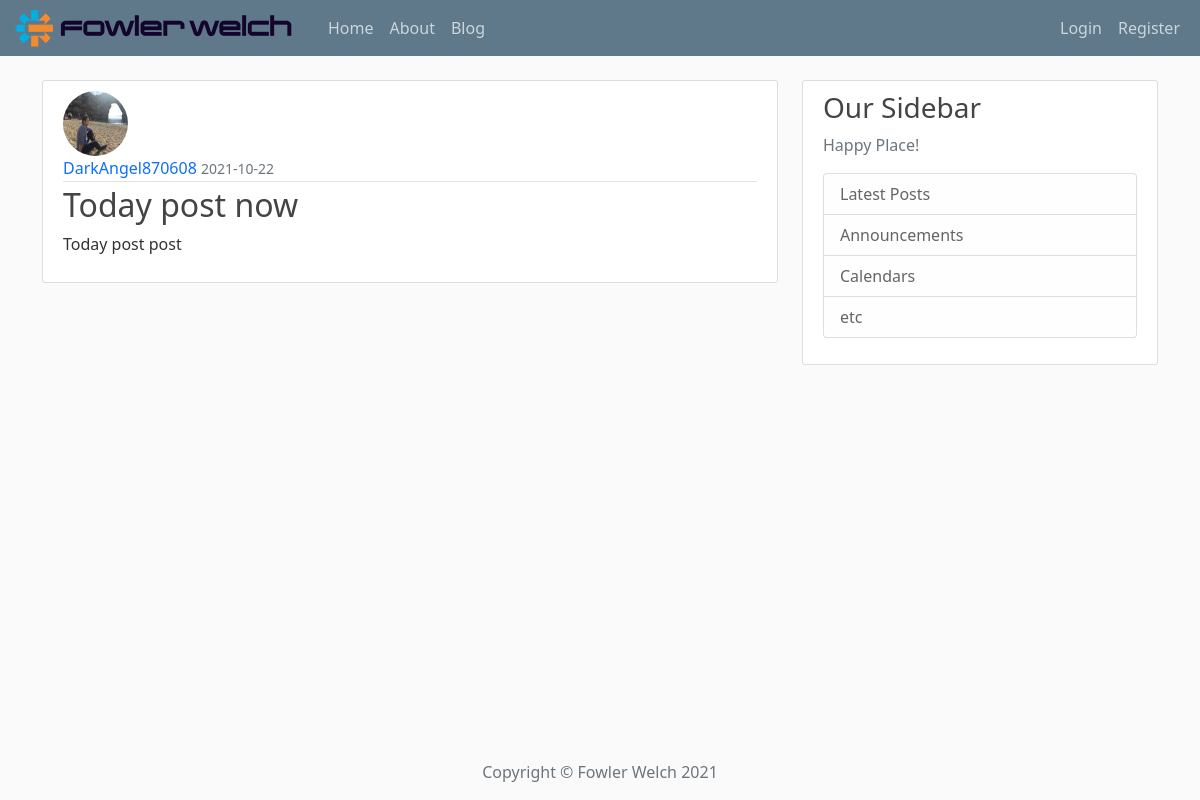
/blog, run on an earlier commit of the app's database.
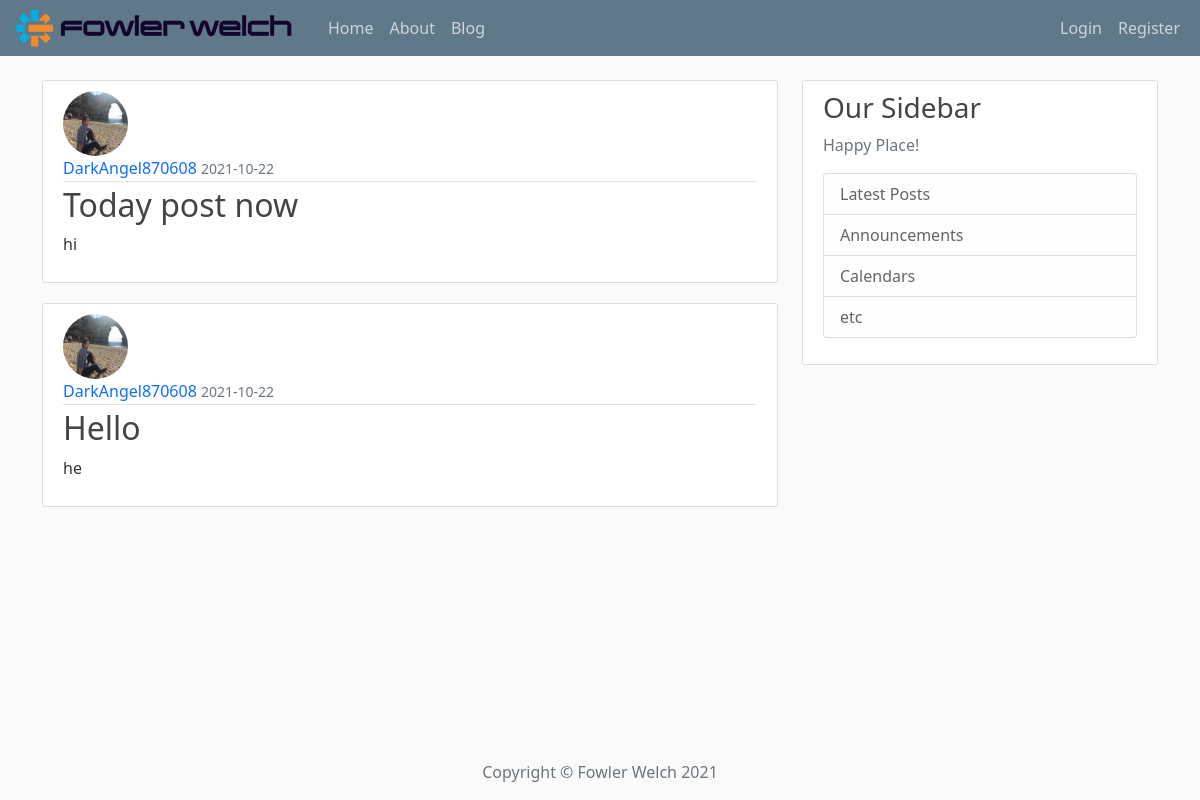
And on a later commit of the database.
### app/models.py (models this page shows, shortened)
class Post(db.Model):
    id = db.Column(db.Integer, primary_key=True)
    title = db.Column(db.String(100), nullable=False)
    date_posted = db.Column(db.DateTime, nullable=False, default=datetime.utcnow)
    content = db.Column(db.Text, nullable=False)
    user_id = db.Column(db.Integer, db.ForeignKey('user.id'), nullable=False)

class User(db.Model, UserMixin):
    id = db.Column(db.Integer, primary_key=True)
    username = db.Column(db.String(20), unique=True, nullable=False)
    email = db.Column(db.String(120), unique=True, nullable=False)
    image_file = db.Column(db.String(20), nullable=False, default='default.jpeg')
    password = db.Column(db.String(60), nullable=False)
    posts = db.relationship('Post', backref='author', lazy=True)

### app/routes.py (the view)
@app.route('/blog')
def blog():  # ☟ Put the post in HTML page
    posts = Post.query.all()
    return render_template('blog.html', posts=posts)

### app/templates/blog.html
{% extends 'client_template/base.html' %}
{% block content %}
    {% for post in posts %}
        <div>
            <article class="media content-section">
                <img class="rounded-circle article-img" src="{{ url_for('static',
                 filename='images/' + post.author.image_file) }}" alt="">
              <div class="media-body">
                <div class="article-metadata">
                  <a class="mr-2" href="#">{{ post.author.username }}</a>
                  <small class="text-muted">{{ post.date_posted.strftime('%Y-%m-%d') }}</small>
                </div>
                <h2><a class="article-title" href="{{ url_for('post',
                 post_id=post.id) }}">{{ post.title }}</a></h2>
                <p class="article-content">{{ post.content }}</p>
              </div>
            </article>
        </div>
    {% endfor %}
{% endblock content %}

### app/templates/client_template/base.html (shortened to what this page needs)
<!doctype html>
<html lang="en">
<head>
    <link href="https://cdn.jsdelivr.net/npm/bootstrap@5.0.2/dist/css/bootstrap.min.css"
          rel="stylesheet"
>
    <link rel="stylesheet" type="text/css" href="{{ url_for('static', filename='/css/main.css') }}">
</head>
<body>
    {% include 'client_template/navbar.html' %}
    <main role="main" class="container">
      <div class="row">
        <div class="col-md-8">
            {% block content %}{% endblock %}
        </div>
        <div class="col-md-4">
          <div class="content-section">
            <h3>Our Sidebar</h3>
            <p class='text-muted'>Happy Place!
              <ul class="list-group">
                <li class="list-group-item list-group-item-light">Latest Posts</li>
                <li class="list-group-item list-group-item-light">Announcements</li>
                <li class="list-group-item list-group-item-light">Calendars</li>
                <li class="list-group-item list-group-item-light">etc</li>
              </ul>
            </p>
          </div>
        </div>
      </div>
    </main>
    {% include 'client_template/footer.html' %}
</body>
</html>

### app/templates/client_template/navbar.html (shortened to what this page needs)
<header class="site-header">
  <nav class="navbar navbar-expand-lg navbar-dark bg-steel fixed-top">
    <div class="container-fluid">
      <a class="navbar-brand mr-2 py-lg-0" href="/">
          <img class="img-fluid me-2" src="{{ url_for('static', filename='images/logos_FW.jpeg') }}" alt="">
      </a>
      <div class="collapse navbar-collapse" id="navbarSupportedContent">
        <div class="navbar-nav">
          <li class="nav-item">
              <a class="nav-link" href="{{ url_for('home') }}">Home</a>
          </li>
          <li class="nav-item">
              <a class="nav-link" href="{{ url_for('about') }}">About</a>
          </li>
          <li class="nav-item">
              <a class="nav-link" href="{{ url_for('blog') }}">Blog</a>
          </li>
        </div>
        <div class="navbar-nav  ms-auto">
            {% if current_user.is_authenticated %}
                <li class="nav-item">
                   <a class="nav-link" href="{{ url_for('account') }}">Account</a>
                </li>
                 <li class="nav-item">
                   <a class="nav-link" href="{{ url_for('new_post') }}">New Post</a>
                </li>
                <a class="nav-item nav-link" href="{{ url_for('logout') }}">Logout {{ current_user.username }}</a>
            {% else %}
                <a class="nav-item nav-link" href="{{ url_for('login') }}">Login</a>
                <a class="nav-item nav-link" href="{{ url_for('register') }}">Register</a>
            {% endif %}
        </div>
      </div>
    </div>
  </nav>
</header>

### app/templates/client_template/footer.html (shortened to what this page needs)
  <footer>
    <div class="container text-center fixed-bottom">
      <div class="row">
        <div class="col-lg-8 col-md-10 mx-auto">
          <p class="copyright text-muted">Copyright &copy; Fowler Welch {{ moment().format('YYYY') }}</p>
        </div>
      </div>
    </div>
  </footer>

### app/static/css/main.css (style rules this page uses)
body { background: #fafafa; color: #333333; margin-top: 5rem; }
h1, h2, h3, h4, h5, h6 { color: #444444; }
.bg-steel { background-color: #5f788a; }
.site-header .navbar-nav .nav-link { color: #cbd5db; }
.content-section { background: #ffffff; padding: 10px 20px; border: 1px solid #dddddd; border-radius: 3px; margin-bottom: 20px; }
.article-title { color: #444444; }
a { text-decoration: none; }
.article-content { white-space: pre-line; }
.article-img { height: 65px; width: 65px; margin-right: 16px; }
.article-metadata { padding-bottom: 1px; margin-bottom: 4px; border-bottom: 1px solid #e3e3e3 }

What changed in the data, as far as the page shows it:
changed Post "Today post now": content "Today post post" → "hi"
added Post: image_file (picture), author.username "DarkAngel870608", date_posted "2021-10-22", title "Hello", content "he"
